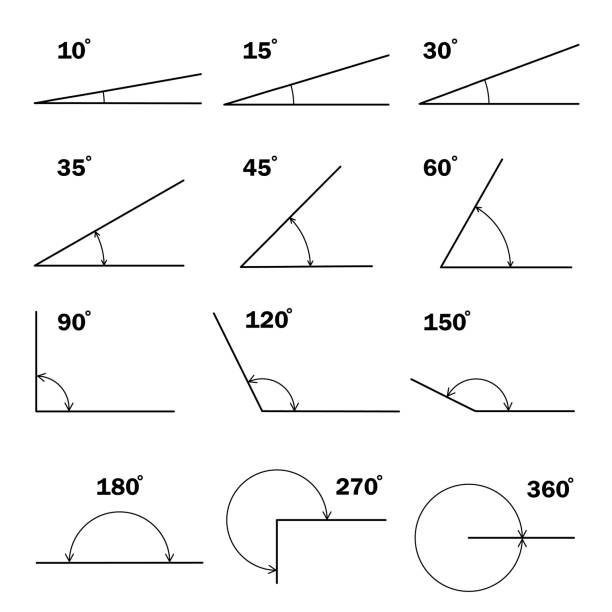
%> input picture CVIP/LABS/Practices/lines2.jpg, 612 x 612 px
$ octave Lines.m   (GNU Octave 9; MATLAB toolbox functions it lacks are replaced by stand-ins)
%> lines starting %> are read from the running program, lines starting %| are printed output that depends on the picture
### B Tech/IP/129_ImageProcessing/my_filter.m
function s = my_filter(r,kernel)
  [M,N] = size(r);
  [m,n] = size(kernel);
  a = (m-1)/2;
  b = (n-1)/2;
  new_imsize = zeros(M + 2*a,N + 2*b);
  new_imsize(1+a:M+a,1+b:N+b) = r;
  sub_image = ((1/(m*n)).*ones(m,n));
  s = zeros(size(r));
  for i = 1+a:M+a,
    for j = 1+b:N+b,
      k = new_imsize(i-a:i+a,j-b:j+b);
      s(i-a,j-b) = sum(sum(k.*kernel));
    endfor
  endfor
endfunction

### CVIP/LABS/Practices/Lines.m
close all;
clc;
clear;
pkg load image;

img = imread("lines2.jpg");
%> img is the input picture: size 612x612 uint8; min 0, max 255, mean 247.4
% img = rgb2gray(img);
img = imresize(img, [240, 240]);
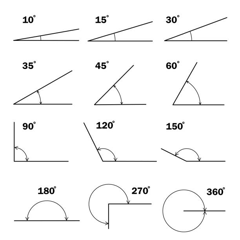
%> img: size 240x240 uint8; min 0, max 255, mean 247.2
img = im2double(img);
%> img: size 240x240 double

# Horizontal Lines
h_mask = [-1, -1, -1;
          2, 2, 2;
          -1, -1, -1;];

h_lines = my_filter(img, h_mask);
%> in my_filter, `new_imsize(1+a:M+a,1+b:N+b) = r;`:
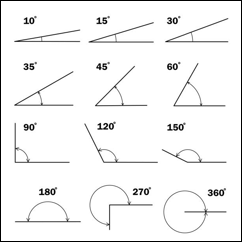
%> new_imsize: size 242x242 double; min 0, max 1, mean 0.953
figure;
subplot(2,2,1);
imshow(h_lines);

# Vertical Lines
v_mask = [-1, 2, -1;
          -1, 2, -1;
          -1, 2, -1;];

v_lines = my_filter(img, v_mask);
%> call 2 of my_filter, with kernel = [-1 2 -1; -1 2 -1; -1 2 -1]
%> after the loop in my_filter (call 2), `for i = 1+a:M+a,`:
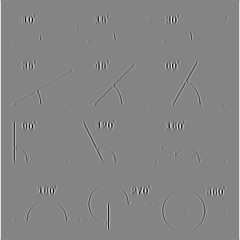
%> s: size 240x240 double; min -4.29, max 4, mean 0.0249; drawn with min black and max white
subplot(2,2,2);
imshow(v_lines);

# +45 Lines
p45_mask = [-1, -1, 2;
          -1, 2, -1;
          2, -1, -1;];

p45_lines = my_filter(img, p45_mask);
%> call 3 of my_filter, with kernel = [-1 -1 2; -1 2 -1; 2 -1 -1]
%> after the loop in my_filter (call 3), `for i = 1+a:M+a,`:
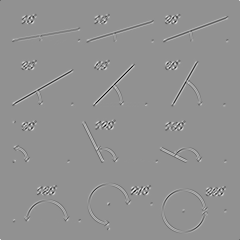
%> s: size 240x240 double; min -3.66, max 2.74, mean 3.47e-05; drawn with min black and max white
subplot(2,2,3);
imshow(p45_lines);
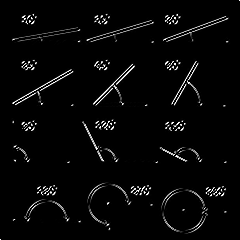
%> displayed picture: size 240x240, on the screen's scale of 0 to 255; min 0, max 255, mean 7.9

# -45 Lines
n45_mask = [2, -1, -1;
          -1, 2, -1;
          -1, -1, 2;];

n45_lines = my_filter(img, n45_mask);
%> call 4 of my_filter, with kernel = [2 -1 -1; -1 2 -1; -1 -1 2]
%> after the loop in my_filter (call 4), `for i = 1+a:M+a,`:
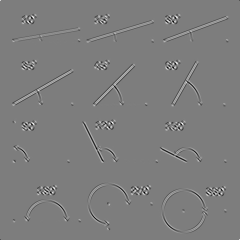
%> s: size 240x240 double; min -2.89, max 2.97, mean 3.47e-05; drawn with min black and max white
subplot(2,2,4);
imshow(n45_lines);
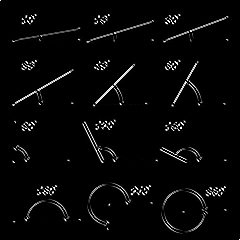
%> displayed picture: size 240x240, on the screen's scale of 0 to 255; min 0, max 255, mean 7.5
